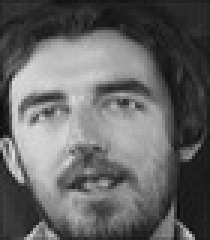
#> input picture ORL/102_11.jpg, 70 x 80 px (shown 3 times larger); its folder holds only this picture in this run
$ python pcaeigenfaces.py
#> lines starting #> are read from the running program, lines starting #| are printed output that depends on the picture
### dataset_handler.py
from person import Person
import os
import sys
import numpy as np
import random
import cv2 as cv

class ImageHandler():

    def __init__(self, path, train_percentage):
        self.path = path
        self.train_percentage = train_percentage * 10

    def get_data(self, file_name):

        #le imagem e converte para cinza
#> called with file_name = './ORL/102_11.jpg'
        image = cv.imread(file_name, cv.IMREAD_GRAYSCALE)
#> image is the input picture: shape (80, 70); min 13, max 227, mean 100.6
        resized = cv.resize(image, (80, 80))
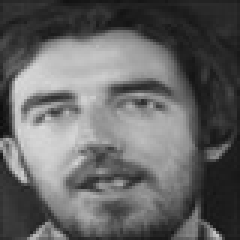
#> resized: shape (80, 80) (shown 3 times larger); min 13, max 217, mean 100.6

        #transforma para vetor e coluna
        matriz = resized.T.reshape((1, resized.shape[1] * resized.shape[0]))

        # Converte de 8 bits sem sinal, para 64 bits com sinal, preserva 1 canal apenas.
        data = np.float64(matriz)
        return data

    def load_dataset(self, number_samples_label):

        #carrega dataset
        train = []
        test = []
        for root, _, files in os.walk(self.path):
            images = [os.path.join(root, file) for file in files if file.endswith(".jpg")]

        dataSet = []
        for image in images:
            data_part = image[image.rfind("\\") + 1 : image.rfind(".jpg")]
            data = data_part.split("_")
            dataFile = self.get_data(image)
#> (the run stopped early here; a loop or call above may not have finished)

$ run again, on ORL/108_11.jpg
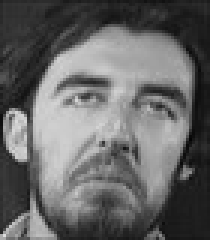
#> input picture ORL/108_11.jpg, 70 x 80 px (shown 3 times larger)
#> in get_data, image is the input picture: shape (80, 70); min 4, max 220, mean 102.6
#> in get_data, `resized = cv.resize(image, (80, 80))`:
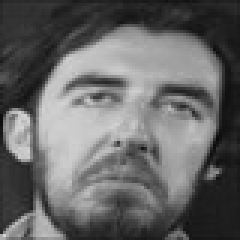
#> resized: shape (80, 80) (shown 3 times larger); min 7, max 212, mean 102.6

$ run again, on ORL/120_12.jpg
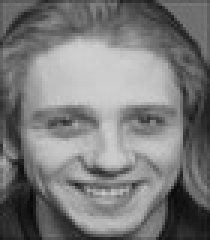
#> input picture ORL/120_12.jpg, 70 x 80 px (shown 3 times larger)
#> in get_data, image is the input picture: shape (80, 70); min 6, max 208, mean 122.2
#> in get_data, `resized = cv.resize(image, (80, 80))`:
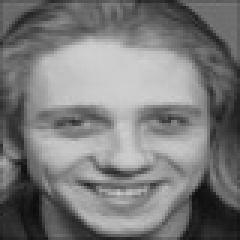
#> resized: shape (80, 80) (shown 3 times larger); min 11, max 208, mean 122.2

$ run again, on ORL/121_13.jpg
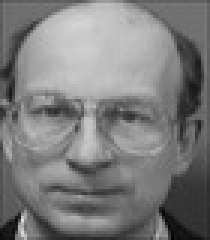
#> input picture ORL/121_13.jpg, 70 x 80 px (shown 3 times larger)
#> in get_data, image is the input picture: shape (80, 70); min 0, max 223, mean 124.5
#> in get_data, `resized = cv.resize(image, (80, 80))`:
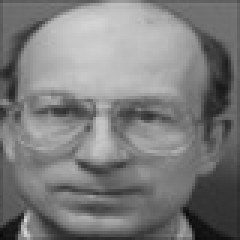
#> resized: shape (80, 80) (shown 3 times larger); min 10, max 214, mean 124.6

$ run again, on ORL/103_11.jpg
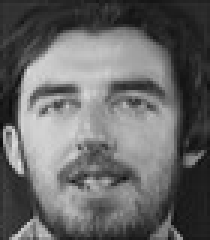
#> input picture ORL/103_11.jpg, 70 x 80 px (shown 3 times larger)
#> in get_data, image is the input picture: shape (80, 70); min 14, max 223, mean 103.2
#> in get_data, `resized = cv.resize(image, (80, 80))`:
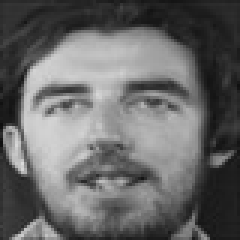
#> resized: shape (80, 80) (shown 3 times larger); min 14, max 218, mean 103.2
